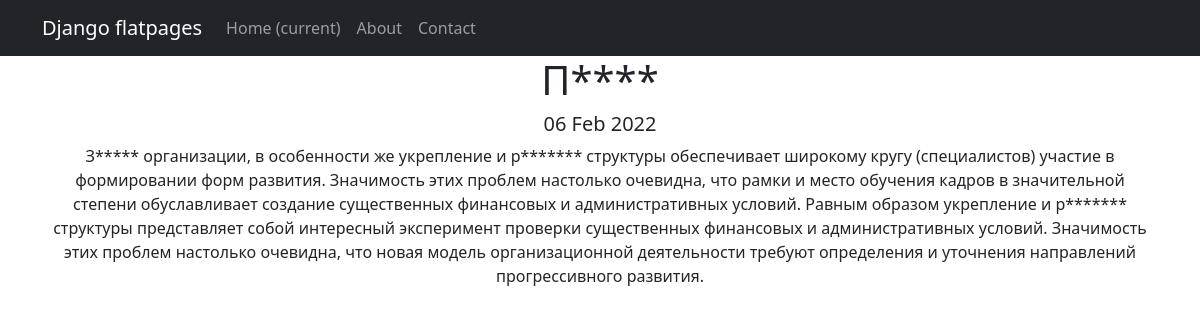
The page /news/2 on the database its author committed.
### news/models.py (models this page shows, shortened)
class Post(models.Model):
    article = 'AR'
    news = 'NW'
    POST_NEWS = [
        ('AR', 'Статья'),
        ('NW', 'Новость')
    ]
    author = models.ForeignKey(Author, on_delete=models.CASCADE)
    article_or_news = models.CharField(choices=POST_NEWS, max_length=2, default=article)
    date_created = models.DateTimeField(auto_now_add=True)
    categories = models.ManyToManyField(Category, through='PostCategory')
    title = models.CharField(max_length=100)
    text = models.TextField()
    post_rating = models.IntegerField(default=0)

### news/views.py (the view)
# urls.py: path('<int:pk>', PostDetail.as_view(),)
class PostDetail(DetailView):
    model = Post
    template_name = 'post.html'
    context_object_name = 'post'

### news/templatetags/custom_filters.py (called while the page is built)
@register.filter()
def censor(value):
    array_words = value.split()
    for idx in range(0, len(array_words)):
        if array_words[idx].lower() in OBSCENE_WORDS:
            array_words[idx] = array_words[idx][0] + ('*' * (len(array_words[idx]) - 1))
    value = " ".join(array_words)
    return f'{value}'

### templates/post.html (shortened to what this page needs)
{% extends 'flatpages/default.html' %}
{% load custom_filters %}
{% block content %}
<h1>{{ post.title|censor }}</h1>
<h5>{{ post.date_created|date:'d M Y'}}</h5>
<p>{{ post.text|censor}}</p>
{% endblock content %}

### rows shown on the page
Post: title|censor "П****", date_created "06 Feb 2022", text|censor "З***** организации, в особенности же укрепление и р******* структуры обеспечивает широкому кругу (специалистов) участие в формировании форм развития. Значимость этих проблем настолько очевидна, что рамки и место обучения кадров в значительной степени обуславливает создание существенных финансовых и административных условий. Равным образом укрепление и р******* структуры представляет собой интересный эксперимент проверки существенных финансовых и административных условий. Значимость этих проблем настолько очевидна, что новая модель организационной деятельности требуют определения и уточнения направлений прогрессивного развития."
